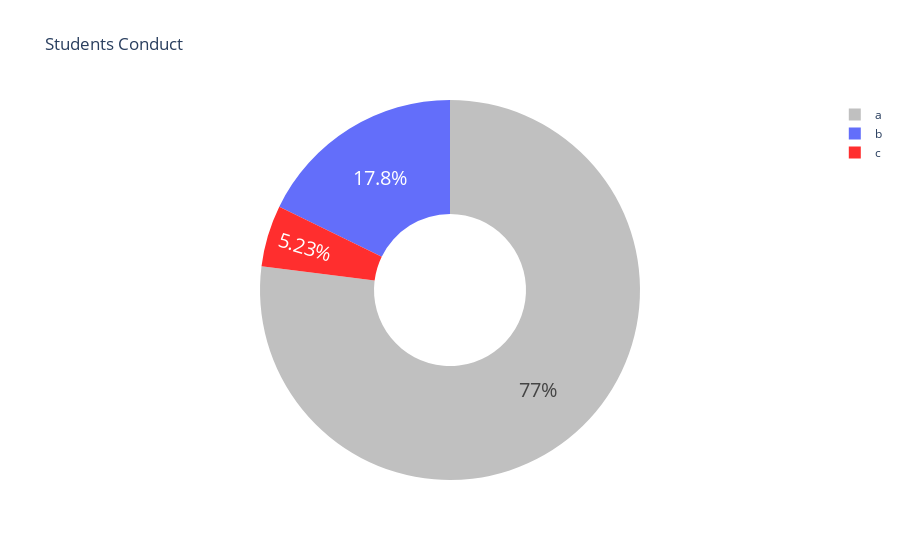

Notebook source saved alongside this figure:
### Code cell
fig4 = px.pie(df.conduct, hole = 0.4,
              names = df.conduct, color = df.conduct,
              title = 'Students Conduct',
              color_discrete_map = {'a':'#C0C0C0', 
                                    'b': '#FFD700.', 
                                    'c': '#FF2E2E'           
             })
fig4.update_traces(title_font = dict(size=25,family='Verdana', 
                   color='darkred'),
                   hoverinfo='label',
                   textinfo='percent', textfont_size=20)
fig4.show()

### Figure 1 — Plotly figure (JSON) as saved in the notebook; plotly's stock layout.template omitted (floating-point values rounded to 4 significant figures; data arrays with more than 128 entries replaced by an {"elided": "..."} marker saying what was removed)
{"data": [{"customdata": {"elided": "287x1 str values"}, "domain": {"x": [0, 1], "y": [0, 1]}, "hole": 0.4, "hoverinfo": "label", "hovertemplate": "label=%{label}<br>color=%{customdata[0]}<extra></extra>", "labels": {"elided": "287 str values"}, "legendgroup": "", "marker": {"colors": {"elided": "287 str values"}}, "name": "", "showlegend": true, "textfont": {"size": 20}, "textinfo": "percent", "title": {"font": {"color": "darkred", "family": "Verdana", "size": 25}}, "type": "pie"}], "layout": {"legend": {"tracegroupgap": 0}, "title": {"text": "Students Conduct"}}}
